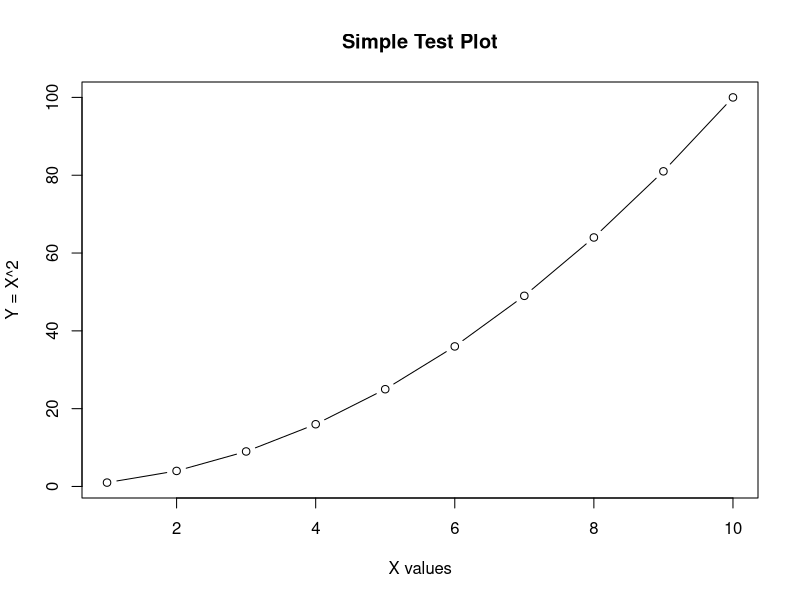

This chart was generated by the following R code:
# Create some data
x <- 1:10
y <- x^2

# Make a simple plot
plot(x, y,
     type = "b",
     main = "Simple Test Plot",
     xlab = "X values",
     ylab = "Y = X^2")
